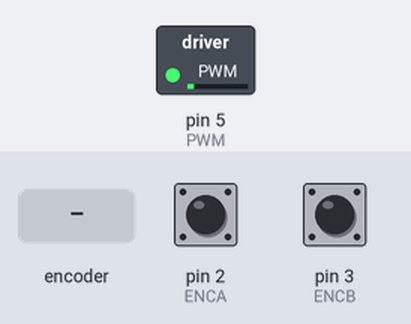
This sketch was run on a simulated Arduino Uno, built with avr-gcc and run on an emulated ATmega328P. Parts: switched loads named in the sketch (green lamp = pin HIGH). The inputs (shaded band) are chosen by the test bench; at power-on: pin 2 (ENCA) HIGH, pin 3 (ENCB) HIGH. What the sketch prints to the serial monitor is not drawn.

Above: at 1.2 s.
1.3 s: rotary encoder on pin 2 (ENCA) / pin 3 (ENCB) turned 3 steps (first pin leading)
Timing chart, 0 to 10.6 s (numbered marks = the images above; inputs shaded):
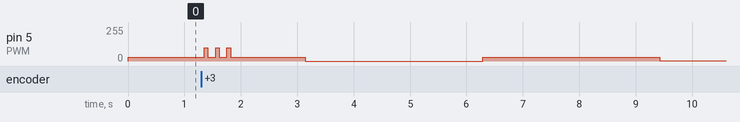

The sketch:

PID_Test_001.ino
```cpp
#include <util/atomic.h>

// Pins
#define ENCA 2
#define ENCB 3
#define PWM 5
#define IN1 6
#define IN2 7

// globals
unsigned long prevT = 0;
int posPrev = 0;
// Use the "volatile" directive for variables
// used in an interrupt
volatile int pos_i = 0;
volatile float velocity_i = 0;
volatile long prevT_i = 0;

float v1Filt = 0;
float v1Prev = 0;
float v2Filt = 0;
float v2Prev = 0;

float eintegral = 0;

void setup() {
  Serial.begin(115200);

  pinMode(ENCA,INPUT_PULLUP);
  pinMode(PWM,OUTPUT);


  attachInterrupt(digitalPinToInterrupt(ENCA),
                  readEncoder,RISING);
}

void loop() {

  // read the position in an atomic block
  // to avoid potential misreads
  int pos = 0;
  float velocity2 = 0;
  ATOMIC_BLOCK(ATOMIC_RESTORESTATE){
    pos = pos_i;
    velocity2 = velocity_i;

  }

  // Compute velocity with method 1
  unsigned long currT = micros();
  float deltaT = ((float) (currT-prevT))/1.0e6;
  float velocity1 = (pos - posPrev)/deltaT;
  posPrev = pos;
  prevT = currT;


  // Convert count/s to RPM
  float v1 = velocity1/12.0*60.0;
  float v2 = velocity2/12.0*60.0;

  // Low-pass filter (25 Hz cutoff)
  v1Filt = 0.854*v1Filt + 0.0728*v1 + 0.0728*v1Prev;
  v1Prev = v1;
  v2Filt = 0.854*v2Filt + 0.0728*v2 + 0.0728*v2Prev;
  v2Prev = v2;

  // Set a target
  float vt = 50*(sin(currT/1e6)>0);

  // Compute the control signal u
  float kp = 0.55;
  float ki = 0.005;
  float e = vt-v1Filt;
  eintegral = eintegral + e*deltaT;

  float u = kp*e + ki*eintegral;


  // Set the motor speed and direction
  int dir = 1;
  if (u<0){
    dir = -1;
  }
  int pwr = (int) fabs(u);
  if(pwr > 64){
    pwr = 101;
  }
  setMotor(dir,pwr,PWM,IN1,IN2);

  Serial.print(vt);
  Serial.print(" ");
  Serial.print(v1Filt);
  Serial.println();
  delay(1);
}

void setMotor(int dir, int pwmVal, int pwm, int in1, int in2){
  analogWrite(pwm,pwmVal); // Motor speed


}

void readEncoder(){
  // Read encoder B when ENCA rises
  int b = digitalRead(ENCB);
  int increment = 0;
  if(b>0){
    // If B is high, increment forward
    increment = 1;
  }
  else{
    // Otherwise, increment backward
    increment = -1;
  }
  pos_i = pos_i + increment;

  // Compute velocity with method 2
  unsigned long currT = micros();
  float deltaT = ((float) (currT - prevT_i))/1.0e6;
  velocity_i = increment/deltaT;
  prevT_i = currT;
}
```
